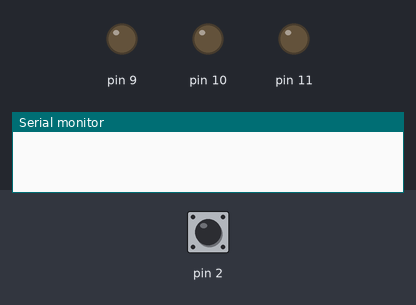
Bench run of a sketch on a simulated Arduino Uno, built with avr-gcc and run on an emulated ATmega328P. Shown: output pins drawn as LEDs (lit = HIGH), the last lines printed to the serial monitor. The test bench sets the inputs (shaded band); at power-on: pin 2 LOW.

Above: at 1.2 s.
1.3 s: pin 2 driven HIGH
At 3.75 s:
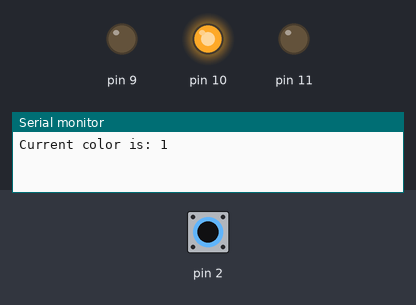
4.3 s: pin 2 pulsed LOW 2 times (0.12 s each, 0.3 s apart)
At 6.15 s:
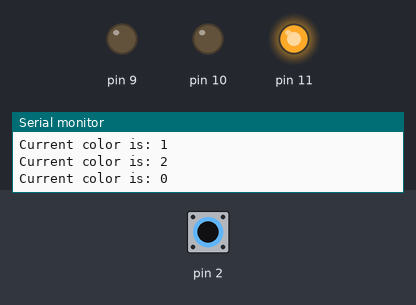
7.3 s: pin 2 pulsed LOW 5 times (0.12 s each, 0.3 s apart)
At 10.98 s:
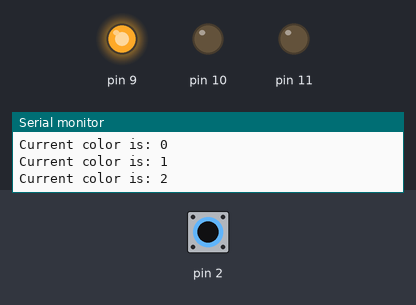
Timing chart, 0 to 17.4 s (numbered marks = the images above; inputs shaded):
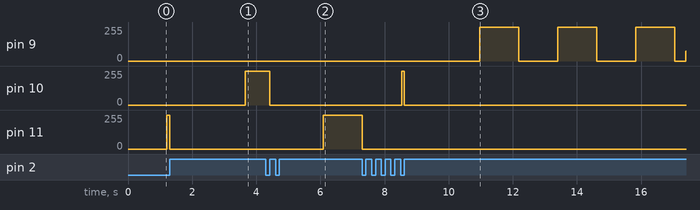

The sketch:

sketch_jan20a.ino
```cpp
void setup() {
  // put your setup code here, to run once:
  Serial.begin(115200);
  //INPUTS
  pinMode(2, INPUT);
  //OUTPUTS
  pinMode(11, OUTPUT);
  pinMode(10, OUTPUT);
  pinMode(9, OUTPUT);


}

float TriangleWave(float t, float p){
  float result;

  result = 2. * abs(t/p - floor( (t/p) + (1./2.)) );
  return result;
}


void loop() {
  // --- Intensity Fluctuation ---
  float P = 2.;
  static float T;
  float k;

  T = T + 0.0001;

  k = TriangleWave(T, P);
  //Serial.println(k);


  // --- Color Choice ---
  static int count = 0;
  static int color = 0;
  static bool pressed = false;

  if (digitalRead(2) == HIGH) {
    if (pressed == false) {
      count++;
      color = count % 3;
      pressed = true;

      Serial.print("Current color is: ");
      Serial.println(color);
    }

  }
  else {
    pressed = false;
  }

  //int colorMap = map(k, 0, 1, 0, 255);
  float colorMap = k * 255;
  switch (color) {
    case 0:
      analogWrite(11, colorMap);
      //off
      analogWrite(10, 0);
      analogWrite(9, 0);
      break;

    case 1:
      analogWrite(10, colorMap);
      //off
      analogWrite(11, 0);
      analogWrite(9, 0);
      break;

    case 2:
      analogWrite(9, colorMap);
      //off
      analogWrite(11, 0);
      analogWrite(10, 0);
      break;
  }


}
```

Measured:
- after the input at 1.3 s, pin 10: 0/255 → 254/255 after 2.4 s
- after the input at 4.3 s, pin 11: 0/255 → 254/255 after 1.8 s
- after the input at 7.3 s, pin 9: 0/255 → 254/255 after 3.7 s, → 0/255 1.2 s later; pin 10: 0/255 → 254/255 after 1.2 s, → 0/255 0.09 s later; pin 11: goes on until 7.3 s, then stays 0/255
